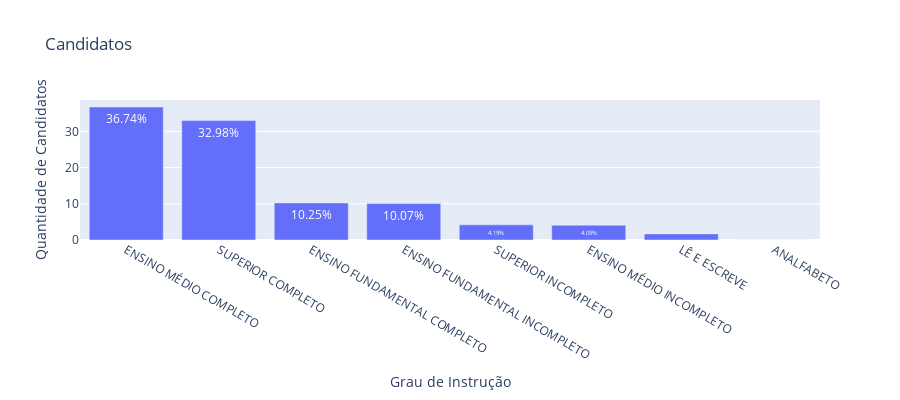

The notebook cell saved with this chart:
### Code cell
data = dados_agg['DS_GRAU_INSTRUCAO'].value_counts(normalize=True).reset_index()

data['proportion'] = data['proportion']*100

fig = px.bar(
    data, 
    x='DS_GRAU_INSTRUCAO',  # Eixo X
    y='proportion',  # Eixo Y
    title='Candidatos'  # Título do gráfico
)

# Atualizar os títulos dos eixos
fig.update_layout(
    xaxis_title="Grau de Instrução",  # Título do eixo X
    yaxis_title="Quantidade de Candidatos",  # Título do eixo Y
    width=900, 
    height=400
)

# Mostrar os valores nas barras
fig.update_traces(texttemplate='%{y:.2f}%', textposition='inside')

fig.show()

### Figure 1 — Plotly figure (JSON) as saved in the notebook; plotly's stock layout.template omitted (floating-point values rounded to 4 significant figures)
{"data": [{"alignmentgroup": "True", "hovertemplate": "DS_GRAU_INSTRUCAO=%{x}<br>proportion=%{y}<extra></extra>", "legendgroup": "", "marker": {"color": "#636efa", "pattern": {"shape": ""}}, "name": "", "offsetgroup": "", "orientation": "v", "showlegend": false, "textposition": "inside", "texttemplate": "%{y:.2f}%", "type": "bar", "x": ["ENSINO MÉDIO COMPLETO", "SUPERIOR COMPLETO", "ENSINO FUNDAMENTAL COMPLETO", "ENSINO FUNDAMENTAL INCOMPLETO", "SUPERIOR INCOMPLETO", "ENSINO MÉDIO INCOMPLETO", "LÊ E ESCREVE", "ANALFABETO"], "xaxis": "x", "y": [36.74, 32.98, 10.25, 10.07, 4.19, 4.092, 1.689, 0.001355], "yaxis": "y"}], "layout": {"barmode": "relative", "height": 400, "legend": {"tracegroupgap": 0}, "title": {"text": "Candidatos"}, "width": 900, "xaxis": {"anchor": "y", "domain": [0, 1], "title": {"text": "Grau de Instrução"}}, "yaxis": {"anchor": "x", "domain": [0, 1], "title": {"text": "Quantidade de Candidatos"}}}}
